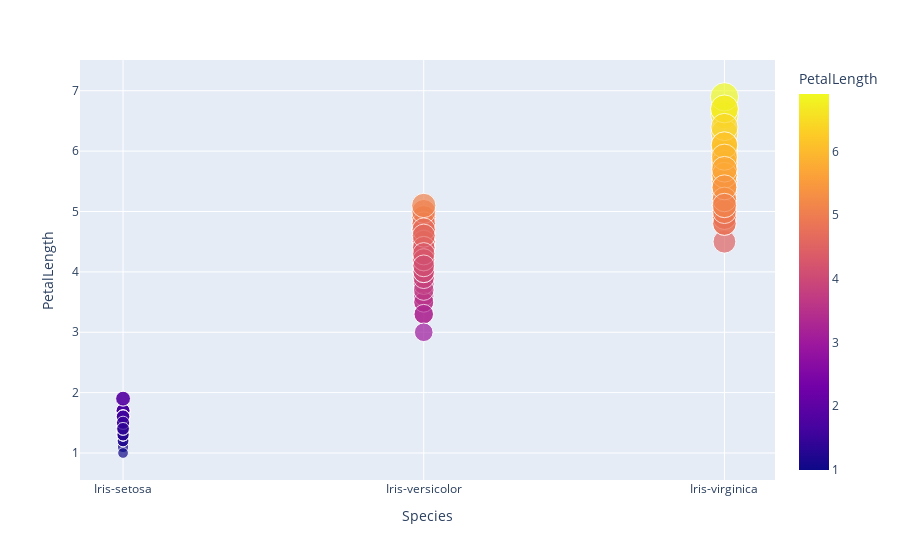

The notebook cell this image was saved under:
### Code cell
px.scatter(iris,x='Species',y='PetalLength',size='PetalLength',color='PetalLength')

### Figure 1 — Plotly figure (JSON) as saved in the notebook; plotly's stock layout.template omitted (floating-point values rounded to 4 significant figures; data arrays with more than 128 entries replaced by an {"elided": "..."} marker saying what was removed)
{"data": [{"hovertemplate": "Species=%{x}<br>PetalLength=%{marker.color}<extra></extra>", "legendgroup": "", "marker": {"color": {"elided": "150 float values"}, "coloraxis": "coloraxis", "size": {"elided": "150 float values"}, "sizemode": "area", "sizeref": 0.01725, "symbol": "circle"}, "mode": "markers", "name": "", "orientation": "v", "showlegend": false, "type": "scatter", "x": {"elided": "150 str values"}, "xaxis": "x", "y": {"elided": "150 float values"}, "yaxis": "y"}], "layout": {"coloraxis": {"colorbar": {"title": {"text": "PetalLength"}}, "colorscale": [[0, "#0d0887"], [0.1111, "#46039f"], [0.2222, "#7201a8"], [0.3333, "#9c179e"], [0.4444, "#bd3786"], [0.5556, "#d8576b"], [0.6667, "#ed7953"], [0.7778, "#fb9f3a"], [0.8889, "#fdca26"], [1, "#f0f921"]]}, "legend": {"itemsizing": "constant", "tracegroupgap": 0}, "margin": {"t": 60}, "xaxis": {"anchor": "y", "domain": [0, 1], "title": {"text": "Species"}}, "yaxis": {"anchor": "x", "domain": [0, 1], "title": {"text": "PetalLength"}}}}
